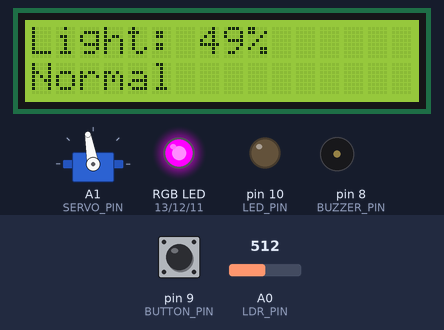
This sketch was run on a simulated Arduino Uno, built with avr-gcc and run on an emulated ATmega328P. On the bench: 16×2 character LCD, servo, an RGB LED mixed from three pins (HIGH = lit), output pins drawn as LEDs (lit = HIGH), buzzer (waves = sounding, pin HIGH). The test bench sets the inputs (shaded band); at power-on: A0 (LDR_PIN) = 512, pin 9 (BUTTON_PIN) HIGH.

Above: at 1.2 s.
1.3 s: A0 (LDR_PIN) set to 634
At 2.0 s:
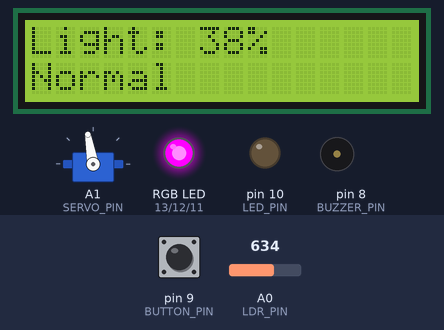
2.9 s: A0 (LDR_PIN) set to 667
At 4.1 s:
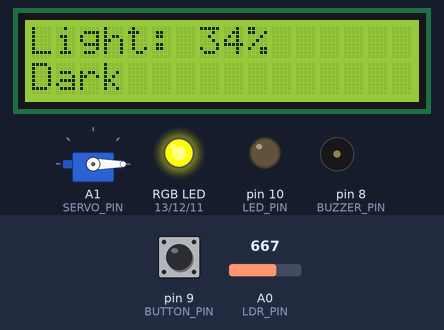
4.4 s: pin 9 (BUTTON_PIN) pulled LOW for 1 s
At 5.8 s:
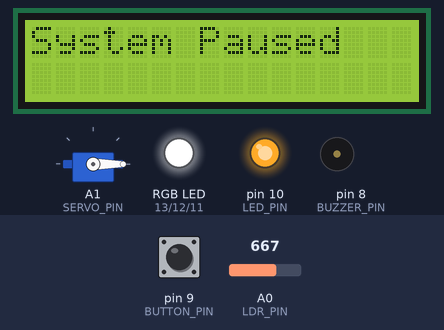
6.9 s: pin 9 (BUTTON_PIN) pulled LOW for 0.25 s
At 7.7 s:
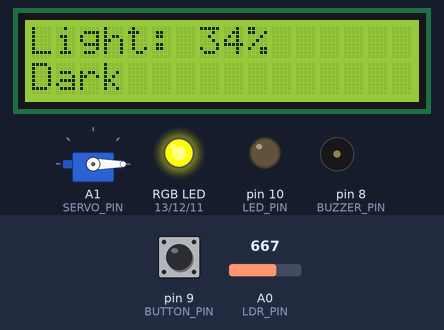
8.6 s: A0 (LDR_PIN) set to 290
At 9.0 s:
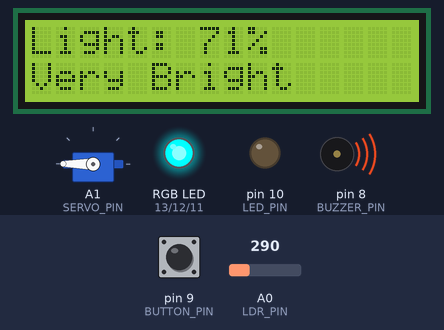
10.1 s: pin 9 (BUTTON_PIN) pulled LOW for 3.2 s
At 11.8 s:
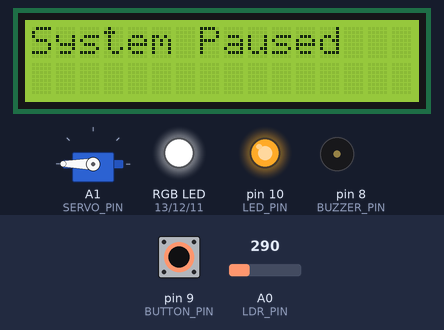
Timing chart, 0 to 13.3 s (numbered marks = the images above; inputs shaded):
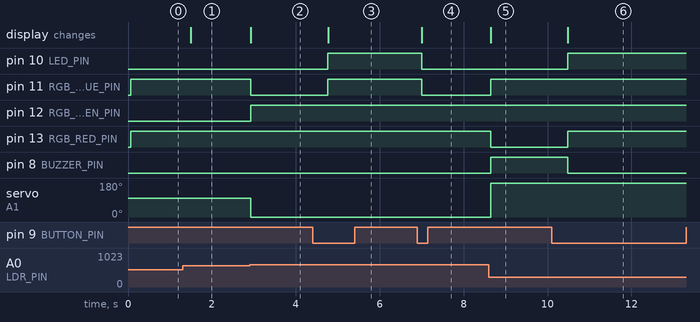

The sketch:

Isik_Takip_Uyari_Sistemi_Arduino.ino
```cpp
#include <LiquidCrystal.h>
#include <Servo.h>

#define LDR_PIN A0
#define SERVO_PIN A1
#define BUZZER_PIN 8
#define BUTTON_PIN 9
#define LED_PIN 10
#define RGB_RED_PIN 13
#define RGB_GREEN_PIN 12
#define RGB_BLUE_PIN 11

LiquidCrystal lcd(7, 6, 5, 4, 3, 2);
Servo myServo;

bool systemPaused = false;
bool lastButtonState = HIGH;
bool buttonProcessed = false;
unsigned long lastDebounceTime = 0;
const unsigned long debounceDelay = 100;

void setup() {
  pinMode(LDR_PIN, INPUT);
  pinMode(BUZZER_PIN, OUTPUT);
  pinMode(BUTTON_PIN, INPUT_PULLUP);
  pinMode(LED_PIN, OUTPUT);
  pinMode(RGB_RED_PIN, OUTPUT);
  pinMode(RGB_GREEN_PIN, OUTPUT);
  pinMode(RGB_BLUE_PIN, OUTPUT);

  lcd.begin(16, 2);
  myServo.attach(SERVO_PIN);


}

void loop() {
  handleButton();
  if (systemPaused) return;

  int lightValue = analogRead(LDR_PIN);
  int lightPercentage = map(lightValue, 1023, 0, 0, 100);

  lcd.setCursor(0, 0);
  lcd.print("Light: ");
  lcd.print(lightPercentage);
  lcd.print("%     ");

  if (lightValue >= 650) {
    lcd.setCursor(0, 1);
    lcd.print("Dark          ");
    digitalWrite(RGB_RED_PIN, HIGH);
    digitalWrite(RGB_GREEN_PIN, HIGH);
    digitalWrite(RGB_BLUE_PIN, LOW);
    digitalWrite(BUZZER_PIN, LOW);
    myServo.write(0);
  } else if (lightValue > 300 && lightValue <= 650) {
    lcd.setCursor(0, 1);
    lcd.print("Normal        ");
    digitalWrite(RGB_RED_PIN, HIGH);
    digitalWrite(RGB_GREEN_PIN, LOW);
    digitalWrite(RGB_BLUE_PIN, HIGH);
    digitalWrite(BUZZER_PIN, LOW);
    myServo.write(100);
  } else {
    lcd.setCursor(0, 1);
    lcd.print("Very Bright   ");
    digitalWrite(RGB_RED_PIN, LOW);
    digitalWrite(RGB_GREEN_PIN, HIGH);
    digitalWrite(RGB_BLUE_PIN, HIGH);
    digitalWrite(BUZZER_PIN, HIGH);
    myServo.write(180);

  }

  delay(200);
}

void handleButton() {
  int reading = digitalRead(BUTTON_PIN);


  if (reading != lastButtonState) {
    lastDebounceTime = millis();
  }

  if ((millis() - lastDebounceTime) > debounceDelay) {
    if (reading == LOW && !buttonProcessed) {
      buttonProcessed = true;
      if (!systemPaused) {
        pauseSystem();
      } else {
        resumeSystem();
      }
    }
  }

  if (reading == HIGH) {
    buttonProcessed = false;
  }

  lastButtonState = reading;
}

void pauseSystem() {
  systemPaused = true;

  digitalWrite(BUZZER_PIN, LOW);
  digitalWrite(RGB_RED_PIN, HIGH);
  digitalWrite(RGB_GREEN_PIN, HIGH);
  digitalWrite(RGB_BLUE_PIN, HIGH);
  digitalWrite(LED_PIN, HIGH);
  lcd.clear();
  lcd.setCursor(0, 0);
  lcd.print("System Paused ");
}

void resumeSystem() {
  systemPaused = false;
  digitalWrite(LED_PIN, LOW);
  lcd.clear();
}
```

Measured:
- the behaviour switches between 649 and 650 on A0 (LDR_PIN) (found by bisection; images 1 and 2)
- after the input at 1.3 s, the display: changes after 0.20 s (image 1)
- after the input at 2.9 s, pin 11 (RGB_BLUE_PIN): HIGH → LOW at once; pin 12 (RGB_GREEN_PIN): LOW → HIGH at once; servo on A1 (SERVO_PIN): 100° → 0° at once; the display: changes at once (image 2)
- after the input at 4.4 s, pin 10 (LED_PIN), pin 11 (RGB_BLUE_PIN): LOW → HIGH after 0.36 s; the display: changes after 0.37 s (image 3)
- after the input at 6.9 s, pin 10 (LED_PIN): HIGH → LOW after 0.10 s; pin 11 (RGB_BLUE_PIN): HIGH → LOW after 0.11 s; the display: changes after 0.11 s (image 4)
- after the input at 8.6 s, pin 11 (RGB_BLUE_PIN), pin 8 (BUZZER_PIN): LOW → HIGH at once; pin 13 (RGB_RED_PIN): HIGH → LOW at once; servo on A1 (SERVO_PIN): 0° → 180° at once; the display: changes at once (image 5)
- after the input at 10.1 s, pin 10 (LED_PIN), pin 13 (RGB_RED_PIN): LOW → HIGH after 0.38 s; pin 8 (BUZZER_PIN): HIGH → LOW after 0.38 s; the display: changes after 0.38 s (image 6)
